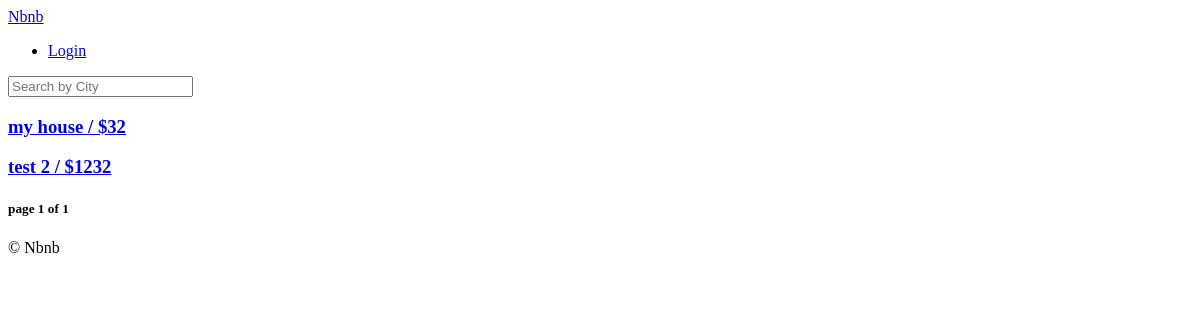
The app's page /, older data.
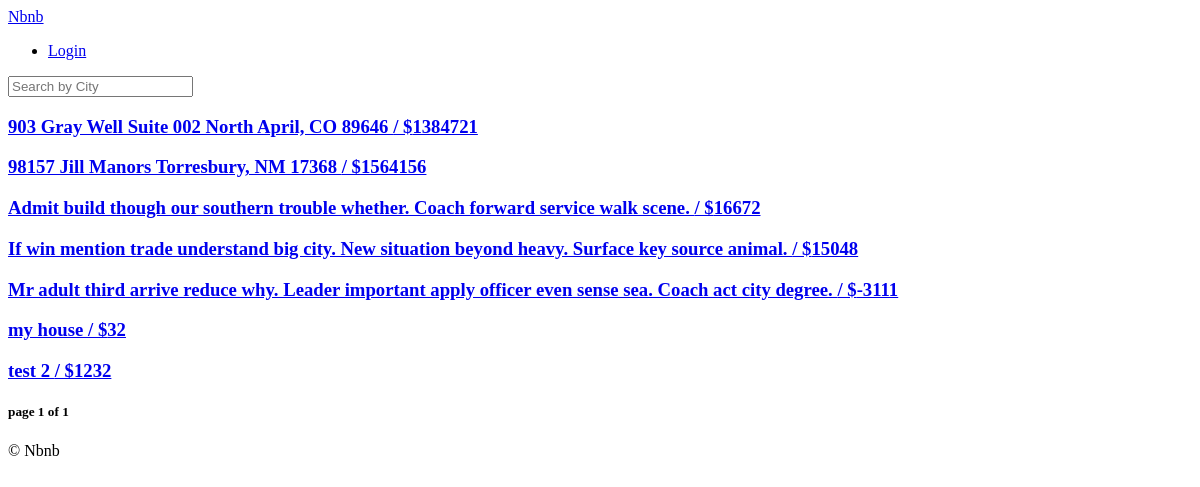
The same page, newer data.
### rooms/models.py (models this page shows, shortened)
class Room(core_models.TimeStampedModel):
    name = models.CharField(max_length=140, null=True, blank=True)
    description = models.TextField(null=True, blank=True)
    country = CountryField(null=True, blank=True)
    city = models.CharField(max_length=80, null=True, blank=True)
    price = models.IntegerField(null=True, blank=True)
    address = models.CharField(max_length=140, null=True, blank=True)
    beds = models.IntegerField(null=True, blank=True)
    bedrooms = models.IntegerField(null=True, blank=True)
    baths = models.IntegerField(null=True, blank=True)
    guests = models.IntegerField(null=True, blank=True)
    check_in = models.TimeField(null=True, blank=True)
    check_out = models.TimeField(null=True, blank=True)
    instant_book = models.BooleanField(default=False, null=True, blank=True)
    host = models.ForeignKey(
        user_models.User,
        related_name="rooms",
        on_delete=models.CASCADE,
        null=True,
        blank=True,
    )
    roomtype = models.ForeignKey(
        RoomType,
        on_delete=models.SET_NULL,
        null=True,
    )
    amenities = models.ManyToManyField(Amenity, related_name="rooms")
    facilities = models.ManyToManyField(Facility, related_name="rooms")
    house_rules = models.ManyToManyField(HouseRule, related_name="rooms")

### rooms/views.py (the view)
# urls.py: urlpatterns = [path("", room_views.Homeview.as_view(), name="home")]
class Homeview(ListView):
    model = models.Room
    paginate_by = 10
    paginate_orphans = 5
    ordering = "name"
    page_kwarg = "page"
    template_name = "rooms/room_list.html"

### templates/rooms/room_list.html (shortened to what this page needs)
{% extends "base.html" %}
{% block content %}
{% for room in page_obj.object_list %}
<h3>
    <a href="{% url 'rooms:detail' room.pk %}">{{room.name}} / ${{room.price}}</a>
</h3>
{% endfor %}
<h5>page {{page_obj.number}} of {{page_obj.paginator.num_pages}} </h5>
{% endblock content %}

Row changes from the older to the newer data that the page shows:
added Room: name "903 Gray Well Suite 002 North April, CO 89646", price "1384721"
added Room: name "98157 Jill Manors Torresbury, NM 17368", price "1564156"
added Room: name "Admit build though our southern trouble whether. Coach forward service walk scene.", price "16672"
added Room: name "If win mention trade understand big city. New situation beyond heavy. Surface key source animal.", price "15048"
added Room: name "Mr adult third arrive reduce why. Leader important apply officer even sense sea. Coach act city degree.", price "-3111"
